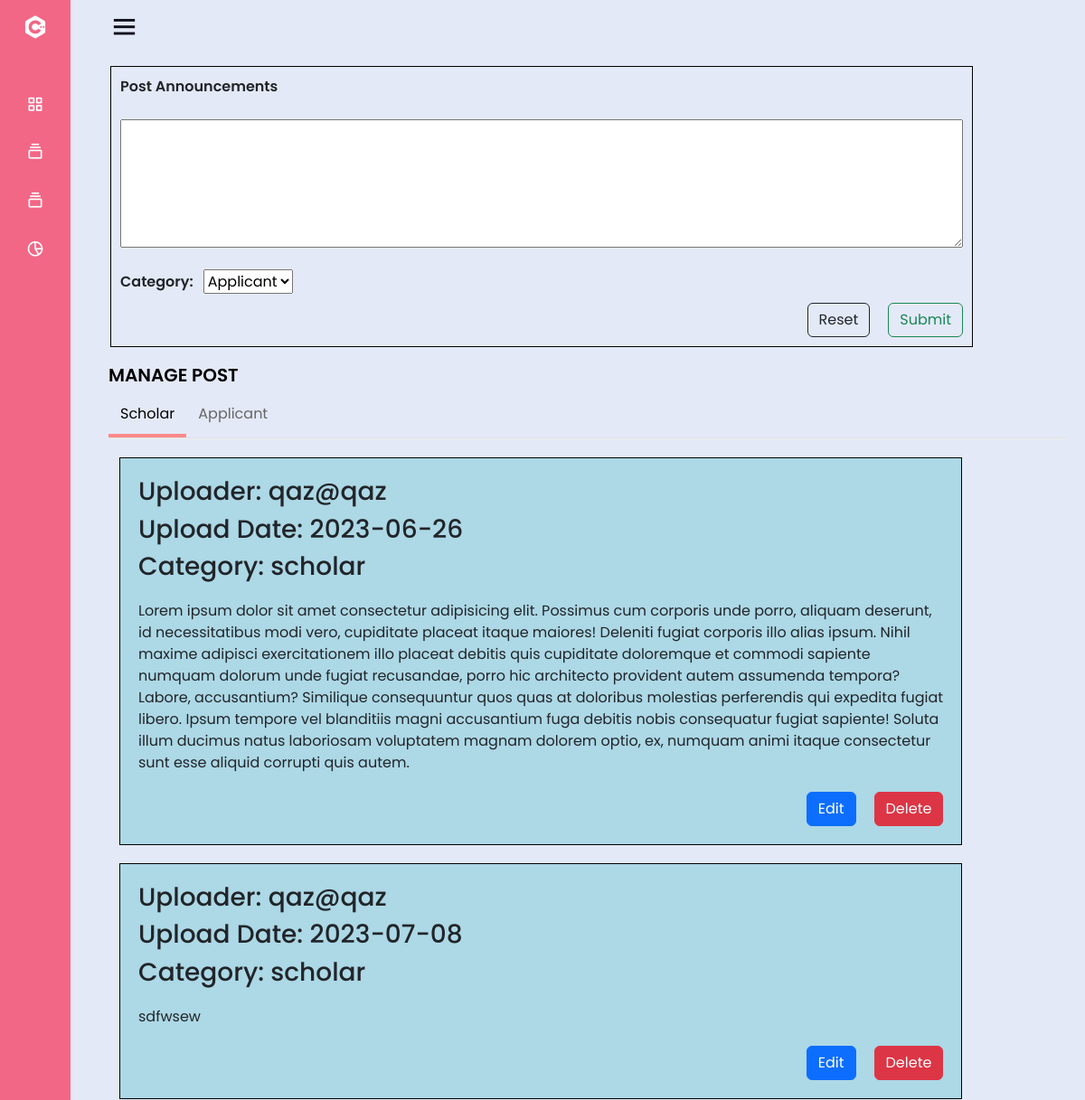
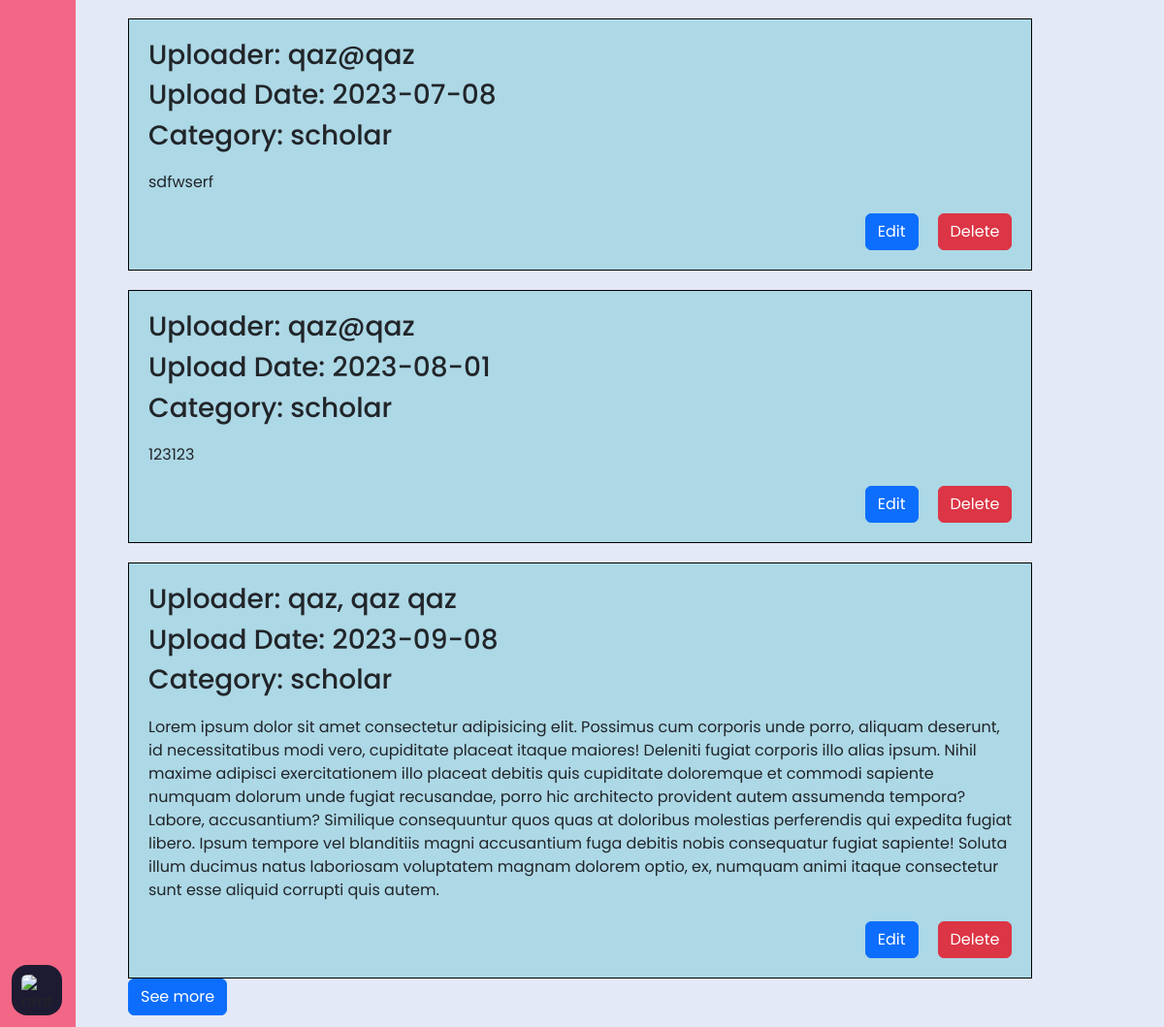
Page /pages/admin/postUpdate.php (signed in) on the committed database (2 pictures, top to bottom).
### tables this page shows
CREATE TABLE `announcements` (
  `uploadId` int(11) NOT NULL,
  `uploadDate` date NOT NULL DEFAULT current_timestamp(),
  `announcement` longtext NOT NULL,
  `uploader` varchar(50) NOT NULL,
  `category` varchar(255) NOT NULL
);

### pages/admin/postUpdate.php (the view, shortened to what this page needs)
<!DOCTYPE html>
<html lang="en">
<head>
    <link href="https://cdn.jsdelivr.net/npm/bootstrap@5.3.0/dist/css/bootstrap.min.css" rel="stylesheet">
    <link rel="stylesheet" href="include/nav.css">
    <link rel="stylesheet" href="../../style/managePost.css">
</head>
<body>
    <?php
    include '../include/selectDb.php';
    if ($_SESSION['role'] === 'admin') {
        include '../../assets/template/profileNav.php';
    } elseif ($_SESSION['role'] === 'staff') {
        include '../../assets/template/staffNav.php';
    }
    ?>
    <section class="home-section">
        <form id="postForm" method="POST" action="postUpdateDb.php">
            <label for="postText" class="bold">Post Announcements</label><br>
            <textarea id="postText" name="postText" rows="5" cols="50"></textarea><br>
            <div class="col-md-5">
            <label for="category" class="bold dropDown">Category:&nbsp;</label>
            <select id="category" name="category">
                <option value="applicant">Applicant</option>
            </select>
            </div>
            <div id="submitBtn">
                <button class="btn btn-outline-success" type="submit">Submit</button>
                <button class="btn btn-outline-dark" type="reset">Reset</button>
            </div>
        </form>
        <div class="portlet-title tabbable-line mt-3">
                <div class="caption caption-md">
                    <span class="caption-name font-color bold text-uppercase">Manage Post</span>
                </div>
            <ul class="portletNav nav nav-tabs mt-1" id="categoryButtons" role="tablist">
                    <li class="nav-item" role="presentation">
                        <button class="nav-link active" id="category-btn" data-bs-toggle="tab" data-bs-target="#scholar" type="button" role="tab" aria-controls="scholarTab" aria-selected="true">Scholar</button>
                    </li>
                    <li class="nav-item" role="presentation">
                        <button class="nav-link" id="category-btn-2" data-bs-toggle="tab" data-bs-target="#applicant" type="button" role="tab" aria-controls="ApplicantTab" aria-selected="false">Applicant</button>
                    </li>
            </ul>
        </div>
        <div class="container">
    <div class="tab-content">
        <div class="tab-pane active" id="scholar">
        <div id="scholarAnnouncementsContainer">
    <?php
    $scholarAnnouncements = mysqli_query($conn, "SELECT * FROM announcements WHERE category = 'scholar'");
    $postCounter = 0;
    if (mysqli_num_rows($scholarAnnouncements) > 0) {
        while ($row = mysqli_fetch_assoc($scholarAnnouncements)) {
            $postCounter++;
            if ($postCounter <= 5) {
                echo '<div class="postFormat scholar">';
            } else {
                echo '<div class="postFormat scholar" style="display: none;">';
            }
            echo "<section>";
            echo "<h3>Uploader: " . $row['uploader'] . "</h3>";
            echo "<h3>Upload Date: " . $row['uploadDate'] . "</h3>";
            echo "<h3>Category: " . $row['category'] . "</h3>";
            echo "</section>";
            echo "<main><p>" . nl2br($row['announcement']) . "</p></main>";
            echo "<footer>";
            echo "<a class='aBtn edit-btn btn btn-primary' href='#' data-id='" . $row['uploadId'] . "'>Edit</a>";
            echo "<a class='aBtn delete-btn btn btn-danger' href='#' data-id='" . $row['uploadId'] . "'>Delete</a>";
            echo "</footer></div>";
        }
        if ($postCounter > 5) {
            echo '<div class="see-more-container"><button class="see-more-btn btn btn-primary">See more</button></div>';
        }
    } else {
        echo "No scholar announcements found.";
    }
    ?>
</div>
        </div>
    </div>
</div>
    </section>
</body>
</html>

### assets/template/nav.css (style rules this page uses)
* { margin: 0; padding: 0; box-sizing: border-box; font-family: 'Poppins', sans-serif; }
body { background: #E4E9F7; }
.home-section { position: relative; background: #E4E9F7; margin-left: 50px; left: 260px; width: calc(100% - 260px); transition: all 0.5s ease; padding: 12px; }
.sidebar.close ~ .home-section { left: 78px; width: calc(100% - 78px); }

### style/managePost.css (style rules this page uses)
* { box-sizing: border-box; margin: 0px; padding: 0px; }
li { display: list-item; }
.font-color { color: #000000; font-size: 20px; }
.bold { font-weight: 600!important; }
form { margin: 2px; padding: 10px; border: 1px solid black; display: flex; width: 90%; justify-content: flex-end; flex-direction: column; }
textarea { padding: 10px; }
#submitBtn { margin-top: 10px; display: flex; flex-direction: row-reverse; justify-content: flex-start; gap: 20px; }
.dropDown { margin-right: 3px; }
.postFormat { display: block; border: 1px solid black; margin-top: 20px; height: auto; width: 90%; }
.postFormat section { display: block; flex-direction: row; justify-content: space-between; margin: 20px; }
.postFormat.scholar { background-color: #add8e6; margin-top: 20px; display: block; }
main { margin: 10px 20px; display: block; }
footer { margin-top: 10px; display: flex; justify-content: flex-end; gap: 20px; margin: 20px; }
.portlet-title { border-bottom: 1px solid #eee; padding: 0; margin-bottom: 10px; min-height: 66px; border-radius: 4px 4px 0 0; }
.portlet-title { padding: 0; min-height: 48px; }
.portlet-title .portletNav li button { background: 0 0; margin: 5px 0 0 1px; border: 0; padding: 8px 10px; color: #080808; }
.portlet-title .portletNav li button { margin: 0; padding: 12px 13px 10px; font-size: 16px; color: #666; }
.tabbable-line .portletNav { margin: 0; }
.tabbable-line .portletNav li .active { background: 0 0; border-bottom: 4px solid #ff8989; position: relative; }

### assets/template/staffNav.php (style rules this page uses)
* { margin: 0; padding: 0; box-sizing: border-box; font-family: 'Poppins', sans-serif; }
body { background: #E4E9F7; }
.home-section { position: relative; background: #E4E9F7; margin-left: 30px; left: 260px; width: calc(100% - 260px); transition: all 0.5s ease; padding: 12px; padding-right: 50px; }
.sidebar.close~.home-section { left: 78px; width: calc(100% - 78px); }

### rows in the picture
announcements: uploader "qaz@qaz", uploadDate "2023-06-26", category "scholar", announcement "Lorem ipsum dolor sit amet consectetur adipisicing elit. Possimus cum corporis unde porro, aliquam deserunt, id necessitatibus modi vero, cupiditate placeat itaque maiores! Deleniti fugiat corporis illo alias ipsum. Nihil maxime adipisci exercitationem illo placeat debitis quis cupiditate doloremque et commodi sapiente numquam dolorum unde fugiat recusandae, porro hic architecto provident autem assumenda tempora? Labore, accusantium? Similique consequuntur quos quas at doloribus molestias perferendis qui expedita fugiat libero. Ipsum tempore vel blanditiis magni accusantium fuga debitis nobis consequatur fugiat sapiente! Soluta illum ducimus natus laboriosam voluptatem magnam dolorem optio,…"
announcements: uploader "qaz@qaz", uploadDate "2023-07-08", category "scholar", announcement "sdfwsew"
announcements: uploader "qaz@qaz", uploadDate "2023-07-08", category "scholar", announcement "sdfwserf"
announcements: uploader "qaz@qaz", uploadDate "2023-08-01", category "scholar", announcement "123123"
announcements: uploader "qaz, qaz qaz", uploadDate "2023-09-08", category "scholar", announcement "Lorem ipsum dolor sit amet consectetur adipisicing elit. Possimus cum corporis unde porro, aliquam deserunt, id necessitatibus modi vero, cupiditate placeat itaque maiores! Deleniti fugiat corporis illo alias ipsum. Nihil maxime adipisci exercitationem illo placeat debitis quis cupiditate doloremque et commodi sapiente numquam dolorum unde fugiat recusandae, porro hic architecto provident autem assumenda tempora? Labore, accusantium? Similique consequuntur quos quas at doloribus molestias perferendis qui expedita fugiat libero. Ipsum tempore vel blanditiis magni accusantium fuga debitis nobis consequatur fugiat sapiente! Soluta illum ducimus natus laboriosam voluptatem magnam dolorem optio,…"
